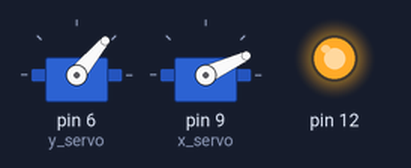
Simulated run of this sketch. Board: Arduino Uno, built with avr-gcc and run on an emulated ATmega328P. On the bench: 2 × servo, output pins drawn as LEDs (lit = HIGH).

Above: at 1.05 s.
At 2.5 s:
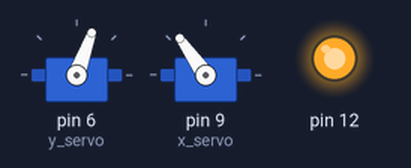
Timing chart, 0 to 5.6 s (numbered marks = the images above):
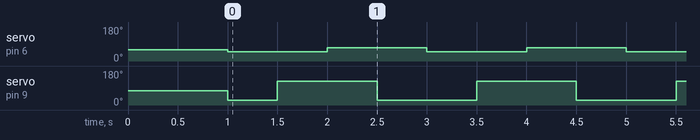

Measured:
- by itself, servo on pin 6 (y_servo): alternates 70° for 1.0 s and 50° for 1.0 s
- by itself, servo on pin 9 (x_servo): repeats every 2.0 s: 125° 1.0 s, 25° 1.0 s

The sketch:

servotest.ino
```cpp
#include <Servo.h>

Servo x_servo;
Servo y_servo;

float min_x = 75 - 50;
float max_x = 75 + 50;
float min_y = 50;
float max_y = 70;
float x_position = min_x + (max_x - min_x)/2;
float y_position = min_y + (max_y - min_y)/2;

void setup() {
  y_servo.attach(6);  // attaches the y servo on pin 6 to the servo object
  x_servo.attach(9);  // attaches the x servo on pin 9 to the servo object
  pinMode (12, OUTPUT);
  digitalWrite (12, HIGH);
  x_servo.write(x_position); y_servo.write(y_position); delay(1000);
}


void loop() {
  x_servo.write(min_x); y_servo.write(min_y); delay(500);
  x_servo.write(max_x); y_servo.write(min_y); delay(500);
  x_servo.write(max_x); y_servo.write(max_y); delay(500);
  x_servo.write(min_x); y_servo.write(max_y); delay(500);
}
```
